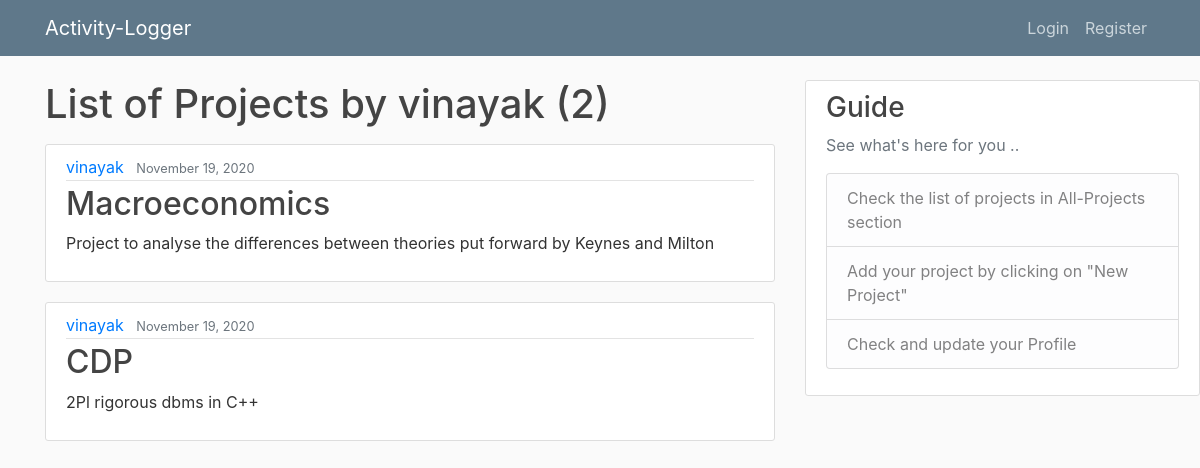
Before: /user/vinayak with the older database file.
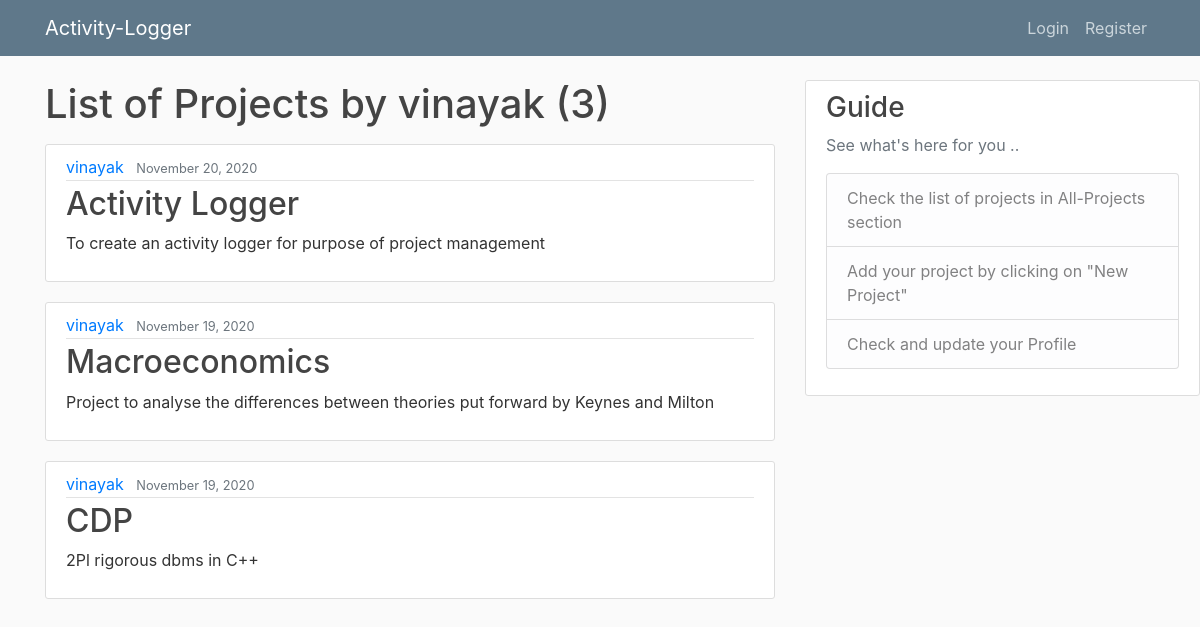
After: the same page with the newer database file.
### blog/models.py (models this page shows, shortened)
class Post(models.Model):
	title = models.CharField(max_length=100)
	content = models.TextField()
	PI = models.CharField(max_length=100, blank=True, default='')
	coPI = models.CharField(max_length=100, blank=True, default='')
	member1 = models.CharField(max_length=100, blank=True, default='')
	member2 = models.CharField(max_length=100, blank=True, default='')
	member3 = models.CharField(max_length=100, blank=True, default='')
	member4 = models.CharField(max_length=100, blank=True, default='')
	member5 = models.CharField(max_length=100, blank=True, default='')
	funding = models.DecimalField(decimal_places=2,max_digits=15)
	sanctionedAmount = models.DecimalField(decimal_places=2,max_digits=15)
	startDate = models.DateField()
	endDate = models.DateField()
	date = models.DateTimeField(default=timezone.now)
	author = models.ForeignKey(User, on_delete=models.CASCADE)

### blog/views.py (the view)
# urls.py: path('user/<str:username>', UserPostListView.as_view(), name='user-posts'),
class UserPostListView(ListView):
	model = Post
	template_name = 'blog/user_posts.html'
	context_object_name = 'posts'
	paginate_by = 6
	def get_queryset(self):
		user = get_object_or_404(User, username=self.kwargs.get('username'))
		return Post.objects.filter(author=user).order_by('-date')

### blog/templates/blog/user_posts.html (shortened to what this page needs)
{% extends "blog/base.html" %}
{% block content %}
	<h1 class="mb-3"> List of Projects by {{ view.kwargs.username }} ({{ page_obj.paginator.count }}) </h1>
	{% for post in posts %}
		<article class="media content-section">
		  <div class="media-body">
		    <div class="article-metadata">
		      <a class="mr-2" href="{% url 'user-posts' post.author.username %} ">{{ post.author }}</a>
		      <small class="text-muted">{{ post.date|date:"F d, Y" }}</small>
		    </div>
		    <h2><a class="article-title" href="{% url 'post-detail' post.id %} ">{{ post.title }}</a></h2>
		    <p class="article-content">{{ post.content }}</p>
		  </div>
		</article>
	{% endfor %}
{% endblock content %}

Changed rows visible on the page:
added Post: author "vinayak", date "November 20, 2020", title "Activity Logger", content "To create an activity logger for purpose of project management"
Other visible differences:
{{ page_obj.paginator.count }}: "2" → "3"
